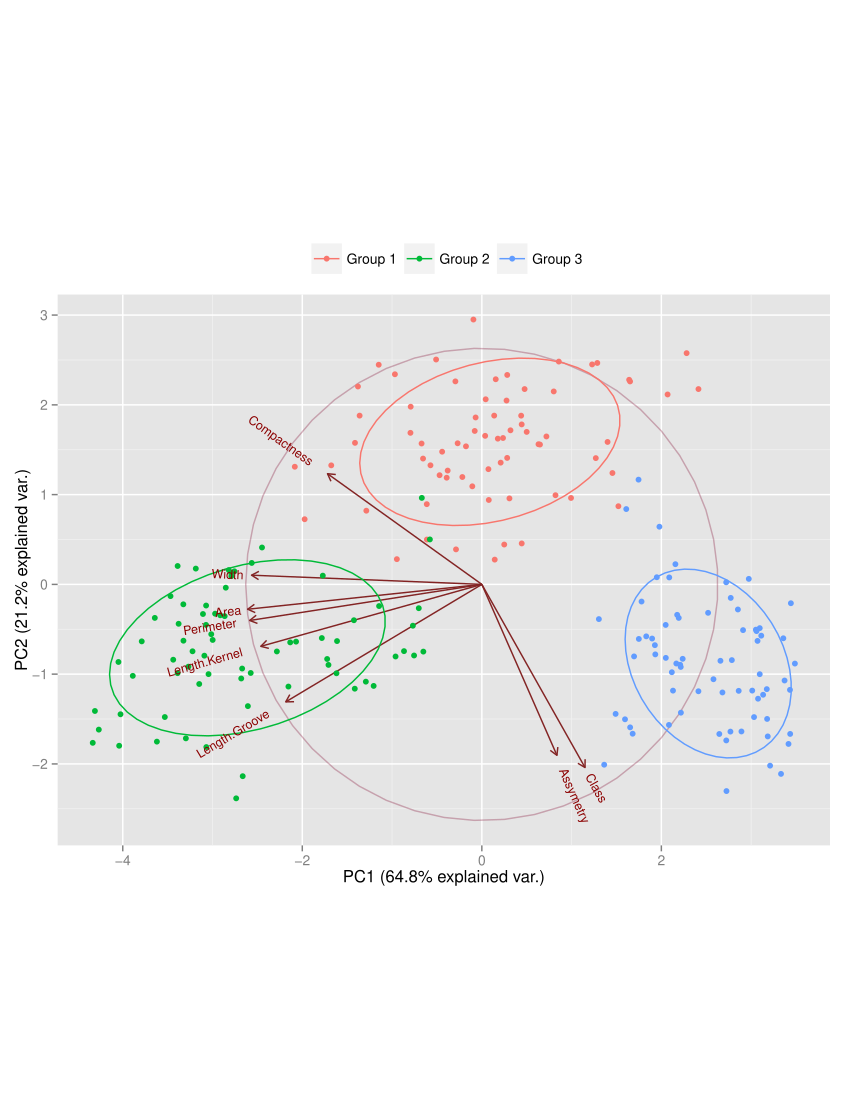

Reproduce this figure in R.

seeds.data<-read.csv('seeds.csv', header=TRUE)
seeds.data.pca <- prcomp(seeds.data, scale. = TRUE, center = TRUE)

library(ggbiplot)
g <- ggbiplot(seeds.data.pca, obs.scale = 1, var.scale = 1, 
              ellipse = TRUE, circle = TRUE,
              groups = factor(seeds.data$Class, labels = c("Group 1", "Group 2", "Group 3")))
g <- g + scale_color_discrete(name = '')
g <- g + theme(legend.direction = 'horizontal', 
               legend.position = 'top')
print(g)
